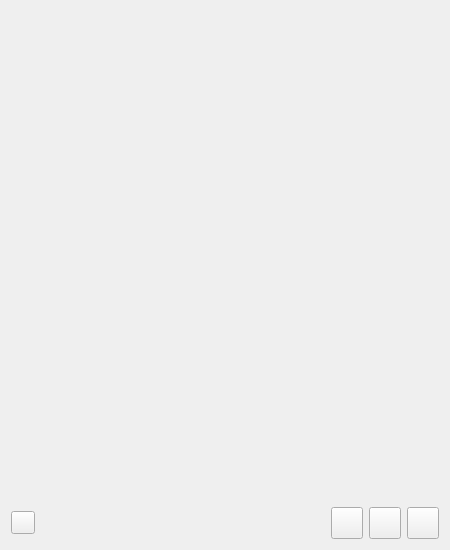
<?xml version="1.0" encoding="UTF-8"?>
<ui version="4.0">
 <class>MainWindow</class>
 <widget class="QMainWindow" name="MainWindow">
  <property name="geometry">
   <rect>
    <x>0</x>
    <y>0</y>
    <width>450</width>
    <height>550</height>
   </rect>
  </property>
  <property name="minimumSize">
   <size>
    <width>450</width>
    <height>550</height>
   </size>
  </property>
  <property name="windowTitle">
   <string>Guziczki</string>
  </property>
  <property name="windowIcon">
   <iconset theme="accessories-character-map">
    <normaloff/>
   </iconset>
  </property>
  <widget class="QWidget" name="centralWidget">
   <layout class="QGridLayout" name="gridLayout">
    <item row="2" column="0">
     <widget class="QToolButton" name="buttonInfo">
      <property name="sizePolicy">
       <sizepolicy hsizetype="Fixed" vsizetype="Fixed">
        <horstretch>32</horstretch>
        <verstretch>32</verstretch>
       </sizepolicy>
      </property>
      <property name="toolTip">
       <string>Informacje o programie...</string>
      </property>
      <property name="text">
       <string/>
      </property>
      <property name="icon">
       <iconset theme="dialog-information">
        <normaloff/>
       </iconset>
      </property>
     </widget>
    </item>
    <item row="2" column="1">
     <spacer name="spacerTools">
      <property name="orientation">
       <enum>Qt::Horizontal</enum>
      </property>
      <property name="sizeHint" stdset="0">
       <size>
        <width>40</width>
        <height>20</height>
       </size>
      </property>
     </spacer>
    </item>
    <item row="2" column="4">
     <widget class="QToolButton" name="buttonAdd">
      <property name="minimumSize">
       <size>
        <width>32</width>
        <height>32</height>
       </size>
      </property>
      <property name="toolTip">
       <string>Dodaj wpis...</string>
      </property>
      <property name="text">
       <string/>
      </property>
      <property name="icon">
       <iconset theme="document-new">
        <normaloff/>
       </iconset>
      </property>
     </widget>
    </item>
    <item row="2" column="2">
     <widget class="QToolButton" name="buttonLoad">
      <property name="minimumSize">
       <size>
        <width>32</width>
        <height>32</height>
       </size>
      </property>
      <property name="toolTip">
       <string>Otwórz plik...</string>
      </property>
      <property name="text">
       <string/>
      </property>
      <property name="icon">
       <iconset theme="document-open">
        <normaloff/>
       </iconset>
      </property>
     </widget>
    </item>
    <item row="2" column="3">
     <widget class="QToolButton" name="toolButton">
      <property name="minimumSize">
       <size>
        <width>32</width>
        <height>32</height>
       </size>
      </property>
      <property name="toolTip">
       <string>Zapisz jako...</string>
      </property>
      <property name="text">
       <string/>
      </property>
      <property name="icon">
       <iconset theme="document-save-as">
        <normaloff/>
       </iconset>
      </property>
     </widget>
    </item>
    <item row="0" column="0" colspan="5">
     <widget class="QScrollArea" name="scrollArea">
      <property name="frameShape">
       <enum>QFrame::NoFrame</enum>
      </property>
      <property name="horizontalScrollBarPolicy">
       <enum>Qt::ScrollBarAlwaysOff</enum>
      </property>
      <property name="sizeAdjustPolicy">
       <enum>QAbstractScrollArea::AdjustToContents</enum>
      </property>
      <property name="widgetResizable">
       <bool>true</bool>
      </property>
      <widget class="QWidget" name="scrollAreaWidgetContents">
       <property name="geometry">
        <rect>
         <x>0</x>
         <y>0</y>
         <width>432</width>
         <height>494</height>
        </rect>
       </property>
       <layout class="QGridLayout" name="layoutScrool">
        <item row="1" column="0">
         <spacer name="spacerButtons">
          <property name="orientation">
           <enum>Qt::Vertical</enum>
          </property>
          <property name="sizeHint" stdset="0">
           <size>
            <width>20</width>
            <height>40</height>
           </size>
          </property>
         </spacer>
        </item>
        <item row="0" column="0">
         <layout class="QVBoxLayout" name="layoutButtons"/>
        </item>
       </layout>
      </widget>
     </widget>
    </item>
   </layout>
  </widget>
 </widget>
 <layoutdefault spacing="6" margin="11"/>
 <resources/>
 <connections>
  <connection>
   <sender>buttonAdd</sender>
   <signal>clicked()</signal>
   <receiver>MainWindow</receiver>
   <slot>addWidget()</slot>
   <hints>
    <hint type="sourcelabel">
     <x>440</x>
     <y>540</y>
    </hint>
    <hint type="destinationlabel">
     <x>379</x>
     <y>676</y>
    </hint>
   </hints>
  </connection>
  <connection>
   <sender>buttonLoad</sender>
   <signal>clicked()</signal>
   <receiver>MainWindow</receiver>
   <slot>loadFromFile()</slot>
   <hints>
    <hint type="sourcelabel">
     <x>364</x>
     <y>540</y>
    </hint>
    <hint type="destinationlabel">
     <x>293</x>
     <y>561</y>
    </hint>
   </hints>
  </connection>
  <connection>
   <sender>toolButton</sender>
   <signal>clicked()</signal>
   <receiver>MainWindow</receiver>
   <slot>saveToFile()</slot>
   <hints>
    <hint type="sourcelabel">
     <x>402</x>
     <y>540</y>
    </hint>
    <hint type="destinationlabel">
     <x>331</x>
     <y>611</y>
    </hint>
   </hints>
  </connection>
  <connection>
   <sender>buttonInfo</sender>
   <signal>clicked()</signal>
   <receiver>MainWindow</receiver>
   <slot>showAbout()</slot>
   <hints>
    <hint type="sourcelabel">
     <x>17</x>
     <y>523</y>
    </hint>
    <hint type="destinationlabel">
     <x>44</x>
     <y>674</y>
    </hint>
   </hints>
  </connection>
 </connections>
 <slots>
  <slot>loadFromFile()</slot>
  <slot>saveToFile()</slot>
  <slot>addWidget()</slot>
  <slot>showAbout()</slot>
 </slots>
</ui>
